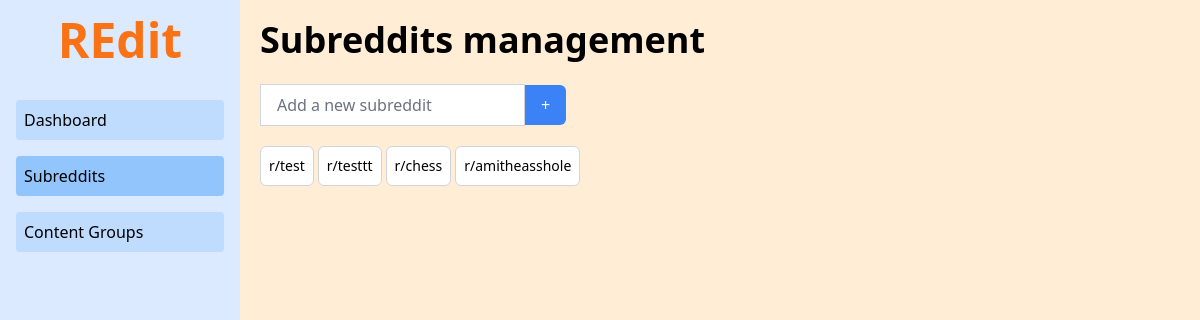
The page /subreddits/ on the database its author committed.
### posts/models.py (models this page shows, shortened)
class Subreddit(models.Model):
    name = models.CharField(max_length=50, unique=True)
    @property
    def url(self):
        return f"https://www.reddit.com/r/{self.name}/"

### posts/views.py (the view, shortened to what this page needs)
# urls.py: path("", SubredditList.as_view(), name="subreddits"),
class SubredditList(ListView):
    model = Subreddit
    template_name = "posts/subreddits.html"
    def get_context_data(self, **kwargs):
        context = super().get_context_data(**kwargs)
        context["page_name"] = "subreddits"
        context["form"] = SubredditForm
        return context

### templates/posts/subreddits.html (shortened to what this page needs)
{% extends "r_edit/base.html" %}
{% block content %}
    <div class="w-4/5 h-screen p-5">
        <h1 class="text-4xl mb-6 font-bold">Subreddits management</h1>
        <div>
            <form action="" method="POST" class="flex items-center">
                {{ form.name }}
                <button type="submit"
                        class="bg-blue-500 text-white rounded-r-md px-4 py-2 hover:bg-blue-600 transition duration-200">
                    +
                </button>
            </form>
            <div class="mt-5 flex gap-1">
                {% for subreddit in object_list %}
                    <div class="bg-white border border-gray-300 rounded-md p-2 flex justify-center items-center h-10">
                        <a href="{{subreddit.url}}" target="_blank" class="text-sm font-medium text-center bl">r/{{ subreddit.name }}</a>
                    </div>
                {% empty %}
                    <p class="text-gray-500">No subreddits available.</p>
                {% endfor %}
            </div>
        </div>
    </div>
{% endblock %}

### rows shown on the page
Subreddit: name "test"
Subreddit: name "testtt"
Subreddit: name "chess"
Subreddit: name "amitheasshole"
